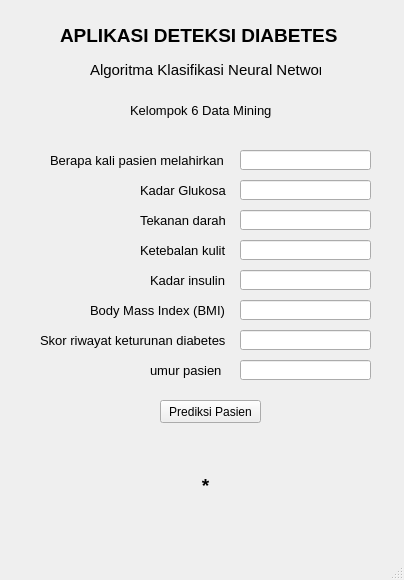
<?xml version="1.0" encoding="UTF-8"?>
<ui version="4.0">
 <class>MainWindow</class>
 <widget class="QMainWindow" name="MainWindow">
  <property name="geometry">
   <rect>
    <x>0</x>
    <y>0</y>
    <width>404</width>
    <height>580</height>
   </rect>
  </property>
  <property name="windowTitle">
   <string>MainWindow</string>
  </property>
  <widget class="QWidget" name="centralwidget">
   <widget class="QLabel" name="label">
    <property name="geometry">
     <rect>
      <x>60</x>
      <y>0</y>
      <width>291</width>
      <height>71</height>
     </rect>
    </property>
    <property name="font">
     <font>
      <pointsize>14</pointsize>
      <weight>75</weight>
      <bold>true</bold>
     </font>
    </property>
    <property name="text">
     <string>APLIKASI DETEKSI DIABETES</string>
    </property>
   </widget>
   <widget class="QLabel" name="label_2">
    <property name="geometry">
     <rect>
      <x>90</x>
      <y>60</y>
      <width>231</width>
      <height>20</height>
     </rect>
    </property>
    <property name="font">
     <font>
      <pointsize>11</pointsize>
      <weight>50</weight>
      <bold>false</bold>
     </font>
    </property>
    <property name="text">
     <string>Algoritma Klasifikasi Neural Network</string>
    </property>
   </widget>
   <widget class="QLabel" name="label_3">
    <property name="geometry">
     <rect>
      <x>130</x>
      <y>100</y>
      <width>141</width>
      <height>20</height>
     </rect>
    </property>
    <property name="font">
     <font>
      <pointsize>10</pointsize>
      <italic>false</italic>
      <underline>false</underline>
      <strikeout>false</strikeout>
     </font>
    </property>
    <property name="text">
     <string>Kelompok 6 Data Mining</string>
    </property>
   </widget>
   <widget class="QLabel" name="label_4">
    <property name="geometry">
     <rect>
      <x>50</x>
      <y>150</y>
      <width>181</width>
      <height>20</height>
     </rect>
    </property>
    <property name="font">
     <font>
      <pointsize>10</pointsize>
      <italic>false</italic>
      <underline>false</underline>
      <strikeout>false</strikeout>
     </font>
    </property>
    <property name="text">
     <string>Berapa kali pasien melahirkan</string>
    </property>
   </widget>
   <widget class="QLabel" name="label_5">
    <property name="geometry">
     <rect>
      <x>140</x>
      <y>180</y>
      <width>181</width>
      <height>20</height>
     </rect>
    </property>
    <property name="font">
     <font>
      <pointsize>10</pointsize>
      <italic>false</italic>
      <underline>false</underline>
      <strikeout>false</strikeout>
     </font>
    </property>
    <property name="text">
     <string>Kadar Glukosa</string>
    </property>
   </widget>
   <widget class="QLabel" name="label_6">
    <property name="geometry">
     <rect>
      <x>140</x>
      <y>210</y>
      <width>181</width>
      <height>20</height>
     </rect>
    </property>
    <property name="font">
     <font>
      <pointsize>10</pointsize>
      <italic>false</italic>
      <underline>false</underline>
      <strikeout>false</strikeout>
     </font>
    </property>
    <property name="text">
     <string>Tekanan darah</string>
    </property>
   </widget>
   <widget class="QLabel" name="label_7">
    <property name="geometry">
     <rect>
      <x>140</x>
      <y>240</y>
      <width>181</width>
      <height>20</height>
     </rect>
    </property>
    <property name="font">
     <font>
      <pointsize>10</pointsize>
      <italic>false</italic>
      <underline>false</underline>
      <strikeout>false</strikeout>
     </font>
    </property>
    <property name="text">
     <string>Ketebalan kulit</string>
    </property>
   </widget>
   <widget class="QLabel" name="label_8">
    <property name="geometry">
     <rect>
      <x>150</x>
      <y>270</y>
      <width>181</width>
      <height>20</height>
     </rect>
    </property>
    <property name="font">
     <font>
      <pointsize>10</pointsize>
      <italic>false</italic>
      <underline>false</underline>
      <strikeout>false</strikeout>
     </font>
    </property>
    <property name="text">
     <string>Kadar insulin</string>
    </property>
   </widget>
   <widget class="QLabel" name="label_9">
    <property name="geometry">
     <rect>
      <x>90</x>
      <y>300</y>
      <width>181</width>
      <height>20</height>
     </rect>
    </property>
    <property name="font">
     <font>
      <pointsize>10</pointsize>
      <italic>false</italic>
      <underline>false</underline>
      <strikeout>false</strikeout>
     </font>
    </property>
    <property name="text">
     <string>Body Mass Index (BMI)</string>
    </property>
   </widget>
   <widget class="QLabel" name="label_10">
    <property name="geometry">
     <rect>
      <x>40</x>
      <y>330</y>
      <width>191</width>
      <height>20</height>
     </rect>
    </property>
    <property name="font">
     <font>
      <pointsize>10</pointsize>
      <italic>false</italic>
      <underline>false</underline>
      <strikeout>false</strikeout>
     </font>
    </property>
    <property name="text">
     <string>Skor riwayat keturunan diabetes</string>
    </property>
   </widget>
   <widget class="QLabel" name="label_11">
    <property name="geometry">
     <rect>
      <x>150</x>
      <y>360</y>
      <width>181</width>
      <height>20</height>
     </rect>
    </property>
    <property name="font">
     <font>
      <pointsize>10</pointsize>
      <italic>false</italic>
      <underline>false</underline>
      <strikeout>false</strikeout>
     </font>
    </property>
    <property name="text">
     <string>umur pasien</string>
    </property>
   </widget>
   <widget class="QLineEdit" name="input_melahirkan">
    <property name="geometry">
     <rect>
      <x>240</x>
      <y>150</y>
      <width>131</width>
      <height>20</height>
     </rect>
    </property>
   </widget>
   <widget class="QLineEdit" name="input_glukosa">
    <property name="geometry">
     <rect>
      <x>240</x>
      <y>180</y>
      <width>131</width>
      <height>20</height>
     </rect>
    </property>
   </widget>
   <widget class="QLineEdit" name="input_darah">
    <property name="geometry">
     <rect>
      <x>240</x>
      <y>210</y>
      <width>131</width>
      <height>20</height>
     </rect>
    </property>
   </widget>
   <widget class="QLineEdit" name="input_kulit">
    <property name="geometry">
     <rect>
      <x>240</x>
      <y>240</y>
      <width>131</width>
      <height>20</height>
     </rect>
    </property>
   </widget>
   <widget class="QLineEdit" name="input_insulin">
    <property name="geometry">
     <rect>
      <x>240</x>
      <y>270</y>
      <width>131</width>
      <height>20</height>
     </rect>
    </property>
   </widget>
   <widget class="QLineEdit" name="input_bmi">
    <property name="geometry">
     <rect>
      <x>240</x>
      <y>300</y>
      <width>131</width>
      <height>20</height>
     </rect>
    </property>
   </widget>
   <widget class="QLineEdit" name="input_riwayat">
    <property name="geometry">
     <rect>
      <x>240</x>
      <y>330</y>
      <width>131</width>
      <height>20</height>
     </rect>
    </property>
   </widget>
   <widget class="QLineEdit" name="input_umur">
    <property name="geometry">
     <rect>
      <x>240</x>
      <y>360</y>
      <width>131</width>
      <height>20</height>
     </rect>
    </property>
   </widget>
   <widget class="QPushButton" name="button_prediksi">
    <property name="geometry">
     <rect>
      <x>160</x>
      <y>400</y>
      <width>101</width>
      <height>23</height>
     </rect>
    </property>
    <property name="text">
     <string>Prediksi Pasien</string>
    </property>
   </widget>
   <widget class="QLabel" name="simpulan">
    <property name="geometry">
     <rect>
      <x>60</x>
      <y>450</y>
      <width>291</width>
      <height>71</height>
     </rect>
    </property>
    <property name="font">
     <font>
      <pointsize>14</pointsize>
      <weight>75</weight>
      <bold>true</bold>
     </font>
    </property>
    <property name="text">
     <string>*</string>
    </property>
    <property name="alignment">
     <set>Qt::AlignCenter</set>
    </property>
   </widget>
  </widget>
  <widget class="QMenuBar" name="menubar">
   <property name="geometry">
    <rect>
     <x>0</x>
     <y>0</y>
     <width>404</width>
     <height>21</height>
    </rect>
   </property>
  </widget>
  <widget class="QStatusBar" name="statusbar"/>
 </widget>
 <resources/>
 <connections/>
</ui>
